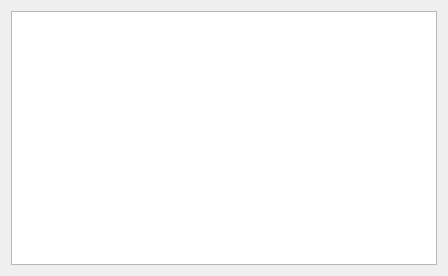
<?xml version="1.0" encoding="UTF-8"?>
<ui version="4.0">
 <class>MainWin</class>
 <widget class="QWidget" name="MainWin">
  <property name="geometry">
   <rect>
    <x>0</x>
    <y>0</y>
    <width>448</width>
    <height>276</height>
   </rect>
  </property>
  <property name="windowTitle">
   <string>MainWin</string>
  </property>
  <layout class="QVBoxLayout" name="verticalLayout">
   <item>
    <widget class="QListWidget" name="m_pListWidget"/>
   </item>
  </layout>
 </widget>
 <resources/>
 <connections/>
</ui>
